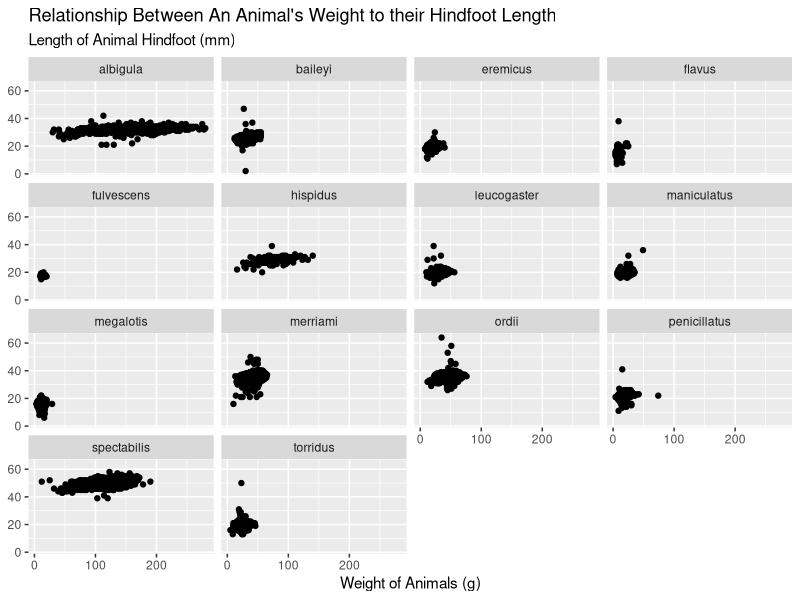
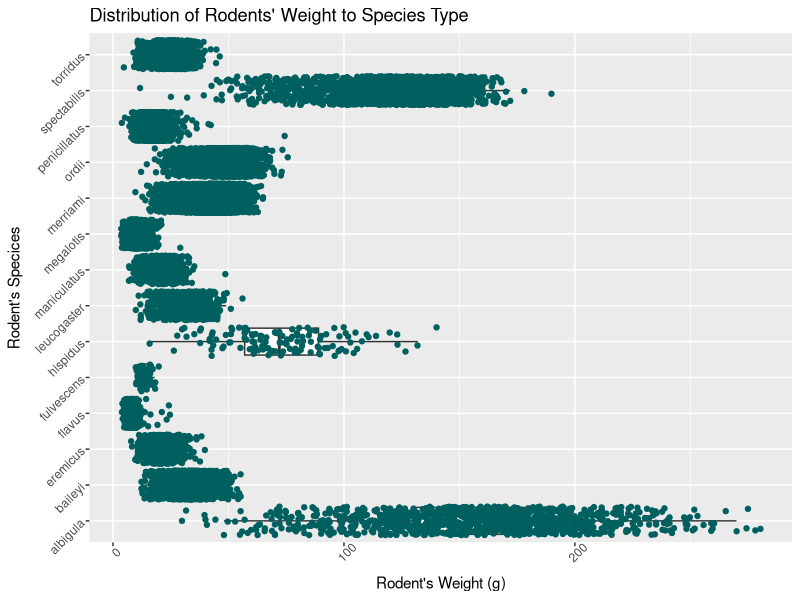
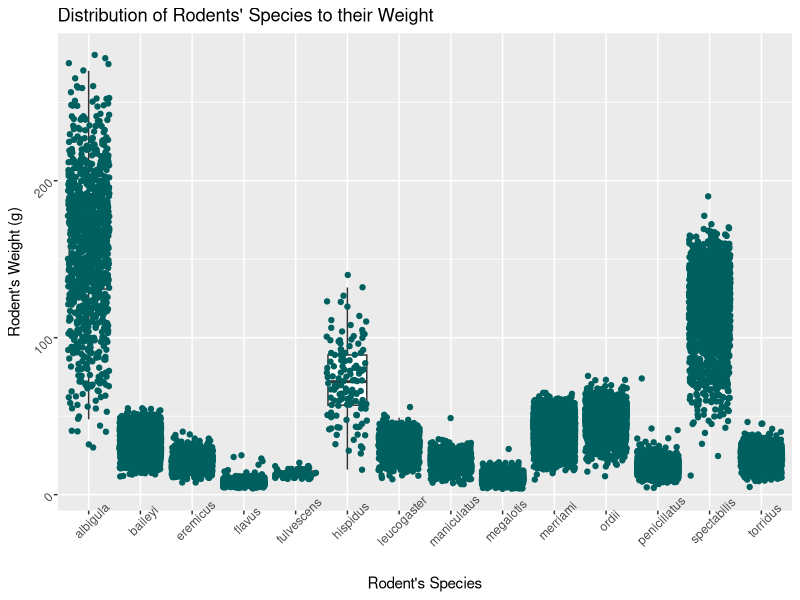

These figures' R source, in order:
## ---- chunk 1
#| label: setup
library(tidyverse)
## ---- chunk 2
#| label: load-data

surveys <- read_csv("data/surveys.csv")
#glimpse(surveys)
## ---- chunk 3
#| label: scatterplot

ggplot(data = surveys,
       mapping = aes(x = weight,
                     y = hindfoot_length,
                     aplha = 0.5
                     )) +
  geom_point() +
  facet_wrap(~ species) +
  labs(x = "Weight of Animals (g)",
       y = NULL, 
       subtitle = "Length of Animal Hindfoot (mm)",
       title = "Relationship Between An Animal's Weight to their Hindfoot Length")
## ---- chunk 4
#| label: boxplot

ggplot(data = surveys,
       mapping = aes(x = weight,
                     y = species,
                     aplha = 0.5)) +
  geom_boxplot(outlier.shape = NA) +
  geom_jitter(color = "#006060") +
  labs(title = "Distribution of Rodents' Weight to Species Type",
       x = "Rodent's Weight (g)",
       y = "Rodent's Specices") +
  theme(axis.text.x = element_text(angle = 45),
        axis.text.y = element_text(angle = 45))
## ---- chunk 5
#| label: rotated-boxplot


ggplot(data = surveys,
       mapping = aes(x = species,
                     y = weight,
                     aplha = 0.5)) +
  geom_boxplot(outlier.shape = NA) +
  geom_jitter(color = "#006060") +
  labs(title = "Distribution of Rodents' Species to their Weight",
       x = "Rodent's Species",
       y = "Rodent's Weight (g)") +
  theme(axis.text.x = element_text(angle = 45),
        axis.text.y = element_text(angle = 45))
